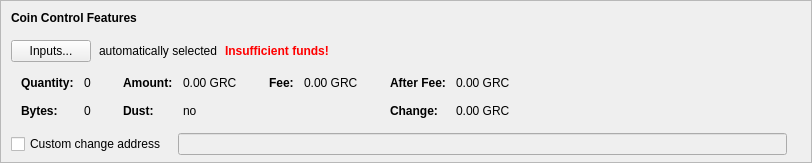
    <widget class="QFrame" name="frameCoinControl">
     <property name="sizePolicy">
      <sizepolicy hsizetype="Expanding" vsizetype="Expanding">
       <horstretch>0</horstretch>
       <verstretch>0</verstretch>
      </sizepolicy>
     </property>
     <property name="maximumSize">
      <size>
       <width>16777215</width>
       <height>16777215</height>
      </size>
     </property>
     <property name="frameShape">
      <enum>QFrame::StyledPanel</enum>
     </property>
     <property name="frameShadow">
      <enum>QFrame::Sunken</enum>
     </property>
     <layout class="QVBoxLayout" name="verticalLayoutCoinControl2">
      <property name="spacing">
       <number>0</number>
      </property>
      <property name="leftMargin">
       <number>0</number>
      </property>
      <property name="topMargin">
       <number>0</number>
      </property>
      <property name="rightMargin">
       <number>0</number>
      </property>
      <property name="bottomMargin">
       <number>6</number>
      </property>
      <item>
       <layout class="QVBoxLayout" name="verticalLayoutCoinControl" stretch="0,0,0,0,1">
        <property name="spacing">
         <number>0</number>
        </property>
        <property name="leftMargin">
         <number>10</number>
        </property>
        <property name="topMargin">
         <number>10</number>
        </property>
        <item>
         <layout class="QHBoxLayout" name="horizontalLayoutCoinControl1">
          <property name="bottomMargin">
           <number>15</number>
          </property>
          <item>
           <widget class="QLabel" name="labelCoinControlFeatures">
            <property name="sizePolicy">
             <sizepolicy hsizetype="Preferred" vsizetype="Maximum">
              <horstretch>0</horstretch>
              <verstretch>0</verstretch>
             </sizepolicy>
            </property>
            <property name="font">
             <font>
              <weight>75</weight>
              <bold>true</bold>
             </font>
            </property>
            <property name="styleSheet">
             <string notr="true">font-weight:bold;</string>
            </property>
            <property name="text">
             <string>Coin Control Features</string>
            </property>
           </widget>
          </item>
         </layout>
        </item>
        <item>
         <layout class="QHBoxLayout" name="horizontalLayoutCoinControl2" stretch="0,0,0,0">
          <property name="spacing">
           <number>8</number>
          </property>
          <property name="bottomMargin">
           <number>10</number>
          </property>
          <item>
           <widget class="QPushButton" name="pushButtonCoinControl">
            <property name="styleSheet">
             <string notr="true"/>
            </property>
            <property name="text">
             <string>Inputs...</string>
            </property>
            <property name="autoDefault">
             <bool>false</bool>
            </property>
           </widget>
          </item>
          <item>
           <widget class="QLabel" name="labelCoinControlAutomaticallySelected">
            <property name="text">
             <string>automatically selected</string>
            </property>
            <property name="margin">
             <number>5</number>
            </property>
           </widget>
          </item>
          <item>
           <widget class="QLabel" name="labelCoinControlInsuffFunds">
            <property name="font">
             <font>
              <weight>75</weight>
              <bold>true</bold>
             </font>
            </property>
            <property name="styleSheet">
             <string notr="true">color:red;font-weight:bold;</string>
            </property>
            <property name="text">
             <string>Insufficient funds!</string>
            </property>
            <property name="margin">
             <number>5</number>
            </property>
           </widget>
          </item>
          <item>
           <spacer name="horizontalSpacerCoinControl">
            <property name="orientation">
             <enum>Qt::Horizontal</enum>
            </property>
            <property name="sizeHint" stdset="0">
             <size>
              <width>40</width>
              <height>1</height>
             </size>
            </property>
           </spacer>
          </item>
         </layout>
        </item>
        <item>
         <widget class="QWidget" name="widgetCoinControl" native="true">
          <property name="sizePolicy">
           <sizepolicy hsizetype="Preferred" vsizetype="Preferred">
            <horstretch>0</horstretch>
            <verstretch>0</verstretch>
           </sizepolicy>
          </property>
          <property name="minimumSize">
           <size>
            <width>0</width>
            <height>0</height>
           </size>
          </property>
          <property name="styleSheet">
           <string notr="true"/>
          </property>
          <layout class="QHBoxLayout" name="horizontalLayoutCoinControl5">
           <property name="leftMargin">
            <number>0</number>
           </property>
           <property name="topMargin">
            <number>0</number>
           </property>
           <property name="rightMargin">
            <number>0</number>
           </property>
           <property name="bottomMargin">
            <number>0</number>
           </property>
           <item>
            <layout class="QHBoxLayout" name="horizontalLayoutCoinControl3" stretch="0,0,0,1">
             <property name="spacing">
              <number>20</number>
             </property>
             <property name="topMargin">
              <number>0</number>
             </property>
             <property name="bottomMargin">
              <number>10</number>
             </property>
             <item>
              <layout class="QFormLayout" name="formLayoutCoinControl1">
               <property name="horizontalSpacing">
                <number>10</number>
               </property>
               <property name="verticalSpacing">
                <number>14</number>
               </property>
               <property name="leftMargin">
                <number>10</number>
               </property>
               <property name="topMargin">
                <number>4</number>
               </property>
               <property name="rightMargin">
                <number>6</number>
               </property>
               <item row="0" column="0">
                <widget class="QLabel" name="labelCoinControlQuantityText">
                 <property name="font">
                  <font>
                   <weight>75</weight>
                   <bold>true</bold>
                  </font>
                 </property>
                 <property name="text">
                  <string>Quantity:</string>
                 </property>
                 <property name="margin">
                  <number>0</number>
                 </property>
                </widget>
               </item>
               <item row="0" column="1">
                <widget class="QLabel" name="labelCoinControlQuantity">
                 <property name="cursor">
                  <cursorShape>IBeamCursor</cursorShape>
                 </property>
                 <property name="contextMenuPolicy">
                  <enum>Qt::ActionsContextMenu</enum>
                 </property>
                 <property name="text">
                  <string notr="true">0</string>
                 </property>
                 <property name="margin">
                  <number>0</number>
                 </property>
                 <property name="textInteractionFlags">
                  <set>Qt::LinksAccessibleByMouse|Qt::TextSelectableByKeyboard|Qt::TextSelectableByMouse</set>
                 </property>
                </widget>
               </item>
               <item row="1" column="0">
                <widget class="QLabel" name="labelCoinControlBytesText">
                 <property name="font">
                  <font>
                   <weight>75</weight>
                   <bold>true</bold>
                  </font>
                 </property>
                 <property name="text">
                  <string>Bytes:</string>
                 </property>
                </widget>
               </item>
               <item row="1" column="1">
                <widget class="QLabel" name="labelCoinControlBytes">
                 <property name="cursor">
                  <cursorShape>IBeamCursor</cursorShape>
                 </property>
                 <property name="contextMenuPolicy">
                  <enum>Qt::ActionsContextMenu</enum>
                 </property>
                 <property name="text">
                  <string notr="true">0</string>
                 </property>
                 <property name="textInteractionFlags">
                  <set>Qt::LinksAccessibleByMouse|Qt::TextSelectableByKeyboard|Qt::TextSelectableByMouse</set>
                 </property>
                </widget>
               </item>
              </layout>
             </item>
             <item>
              <layout class="QFormLayout" name="formLayoutCoinControl2">
               <property name="horizontalSpacing">
                <number>10</number>
               </property>
               <property name="verticalSpacing">
                <number>14</number>
               </property>
               <property name="leftMargin">
                <number>6</number>
               </property>
               <property name="topMargin">
                <number>4</number>
               </property>
               <property name="rightMargin">
                <number>6</number>
               </property>
               <item row="0" column="0">
                <widget class="QLabel" name="labelCoinControlAmountText">
                 <property name="font">
                  <font>
                   <weight>75</weight>
                   <bold>true</bold>
                  </font>
                 </property>
                 <property name="text">
                  <string>Amount:</string>
                 </property>
                 <property name="margin">
                  <number>0</number>
                 </property>
                </widget>
               </item>
               <item row="0" column="1">
                <widget class="QLabel" name="labelCoinControlAmount">
                 <property name="cursor">
                  <cursorShape>IBeamCursor</cursorShape>
                 </property>
                 <property name="contextMenuPolicy">
                  <enum>Qt::ActionsContextMenu</enum>
                 </property>
                 <property name="text">
                  <string notr="true">0.00 GRC</string>
                 </property>
                 <property name="textInteractionFlags">
                  <set>Qt::LinksAccessibleByMouse|Qt::TextSelectableByKeyboard|Qt::TextSelectableByMouse</set>
                 </property>
                </widget>
               </item>
               <item row="1" column="0">
                <widget class="QLabel" name="labelCoinControlLowOutputText">
                 <property name="font">
                  <font>
                   <weight>75</weight>
                   <bold>true</bold>
                  </font>
                 </property>
                 <property name="text">
                  <string>Dust:</string>
                 </property>
                </widget>
               </item>
               <item row="1" column="1">
                <widget class="QLabel" name="labelCoinControlLowOutput">
                 <property name="cursor">
                  <cursorShape>IBeamCursor</cursorShape>
                 </property>
                 <property name="contextMenuPolicy">
                  <enum>Qt::ActionsContextMenu</enum>
                 </property>
                 <property name="text">
                  <string notr="true">no</string>
                 </property>
                 <property name="textInteractionFlags">
                  <set>Qt::LinksAccessibleByMouse|Qt::TextSelectableByKeyboard|Qt::TextSelectableByMouse</set>
                 </property>
                </widget>
               </item>
              </layout>
             </item>
             <item>
              <layout class="QFormLayout" name="formLayoutCoinControl3">
               <property name="horizontalSpacing">
                <number>10</number>
               </property>
               <property name="verticalSpacing">
                <number>14</number>
               </property>
               <property name="leftMargin">
                <number>6</number>
               </property>
               <property name="topMargin">
                <number>4</number>
               </property>
               <property name="rightMargin">
                <number>6</number>
               </property>
               <item row="0" column="0">
                <widget class="QLabel" name="labelCoinControlFeeText">
                 <property name="font">
                  <font>
                   <weight>75</weight>
                   <bold>true</bold>
                  </font>
                 </property>
                 <property name="text">
                  <string>Fee:</string>
                 </property>
                 <property name="margin">
                  <number>0</number>
                 </property>
                </widget>
               </item>
               <item row="0" column="1">
                <widget class="QLabel" name="labelCoinControlFee">
                 <property name="cursor">
                  <cursorShape>IBeamCursor</cursorShape>
                 </property>
                 <property name="contextMenuPolicy">
                  <enum>Qt::ActionsContextMenu</enum>
                 </property>
                 <property name="text">
                  <string notr="true">0.00 GRC</string>
                 </property>
                 <property name="textInteractionFlags">
                  <set>Qt::LinksAccessibleByMouse|Qt::TextSelectableByKeyboard|Qt::TextSelectableByMouse</set>
                 </property>
                </widget>
               </item>
              </layout>
             </item>
             <item>
              <layout class="QFormLayout" name="formLayoutCoinControl4">
               <property name="horizontalSpacing">
                <number>10</number>
               </property>
               <property name="verticalSpacing">
                <number>14</number>
               </property>
               <property name="leftMargin">
                <number>6</number>
               </property>
               <property name="topMargin">
                <number>4</number>
               </property>
               <property name="rightMargin">
                <number>6</number>
               </property>
               <item row="0" column="0">
                <widget class="QLabel" name="labelCoinControlAfterFeeText">
                 <property name="font">
                  <font>
                   <weight>75</weight>
                   <bold>true</bold>
                  </font>
                 </property>
                 <property name="text">
                  <string>After Fee:</string>
                 </property>
                 <property name="margin">
                  <number>0</number>
                 </property>
                </widget>
               </item>
               <item row="0" column="1">
                <widget class="QLabel" name="labelCoinControlAfterFee">
                 <property name="cursor">
                  <cursorShape>IBeamCursor</cursorShape>
                 </property>
                 <property name="contextMenuPolicy">
                  <enum>Qt::ActionsContextMenu</enum>
                 </property>
                 <property name="text">
                  <string notr="true">0.00 GRC</string>
                 </property>
                 <property name="textInteractionFlags">
                  <set>Qt::LinksAccessibleByMouse|Qt::TextSelectableByKeyboard|Qt::TextSelectableByMouse</set>
                 </property>
                </widget>
               </item>
               <item row="1" column="0">
                <widget class="QLabel" name="labelCoinControlChangeText">
                 <property name="font">
                  <font>
                   <weight>75</weight>
                   <bold>true</bold>
                  </font>
                 </property>
                 <property name="text">
                  <string>Change:</string>
                 </property>
                </widget>
               </item>
               <item row="1" column="1">
                <widget class="QLabel" name="labelCoinControlChange">
                 <property name="cursor">
                  <cursorShape>IBeamCursor</cursorShape>
                 </property>
                 <property name="contextMenuPolicy">
                  <enum>Qt::ActionsContextMenu</enum>
                 </property>
                 <property name="text">
                  <string notr="true">0.00 GRC</string>
                 </property>
                 <property name="textInteractionFlags">
                  <set>Qt::LinksAccessibleByMouse|Qt::TextSelectableByKeyboard|Qt::TextSelectableByMouse</set>
                 </property>
                </widget>
               </item>
              </layout>
             </item>
            </layout>
           </item>
          </layout>
         </widget>
        </item>
        <item>
         <layout class="QHBoxLayout" name="horizontalLayoutCoinControl4" stretch="0,0,0">
          <property name="spacing">
           <number>12</number>
          </property>
          <property name="sizeConstraint">
           <enum>QLayout::SetDefaultConstraint</enum>
          </property>
          <property name="topMargin">
           <number>5</number>
          </property>
          <property name="rightMargin">
           <number>5</number>
          </property>
          <item>
           <widget class="QCheckBox" name="checkBoxCoinControlChange">
            <property name="toolTip">
             <string>If this is activated, but the change address is empty or invalid, change will be sent to a newly generated address.</string>
            </property>
            <property name="text">
             <string>Custom change address</string>
            </property>
           </widget>
          </item>
          <item>
           <widget class="QValidatedLineEdit" name="lineEditCoinControlChange">
            <property name="enabled">
             <bool>false</bool>
            </property>
            <property name="sizePolicy">
             <sizepolicy hsizetype="Expanding" vsizetype="Fixed">
              <horstretch>0</horstretch>
              <verstretch>0</verstretch>
             </sizepolicy>
            </property>
           </widget>
          </item>
          <item>
           <widget class="QLabel" name="labelCoinControlChangeLabel">
            <property name="sizePolicy">
             <sizepolicy hsizetype="Preferred" vsizetype="Expanding">
              <horstretch>0</horstretch>
              <verstretch>0</verstretch>
             </sizepolicy>
            </property>
            <property name="minimumSize">
             <size>
              <width>0</width>
              <height>0</height>
             </size>
            </property>
            <property name="text">
             <string/>
            </property>
            <property name="margin">
             <number>3</number>
            </property>
           </widget>
          </item>
         </layout>
        </item>
        <item>
         <spacer name="verticalSpacerCoinControl">
          <property name="orientation">
           <enum>Qt::Vertical</enum>
          </property>
          <property name="sizeHint" stdset="0">
           <size>
            <width>800</width>
            <height>1</height>
           </size>
          </property>
         </spacer>
        </item>
       </layout>
      </item>
     </layout>
    </widget>
